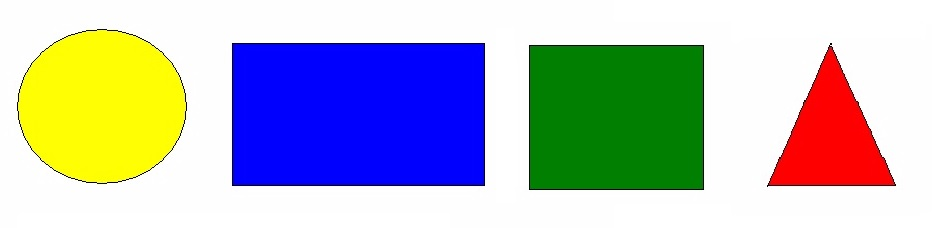
#> input picture FIGURAS1.jpg, 940 x 228 px, given in place of the camera
$ python formas_video.py
#> lines starting #> are read from the running program, lines starting #| are printed output that depends on the picture; after the words box and inside, x2 and y2 are one past the last pixel; in counts of white or black regions, pixels touching at a corner belong together
#> further down, image is the input picture: shape (228, 940, 3); mean B, G, R 188.6, 184.5, 180.4
import cv2

color = (201, 55, 100)
# Cargamos la figura
camara = cv2.VideoCapture(0)
camara.set(cv2.CAP_PROP_AUTO_EXPOSURE, 0)


# Cambiamos la escala de color a imagen en escala de grises
def procesar(image):
    original = image
    # Dibujo de los bordes detectando los cambios en los bordes
    # ((image,limiteMin, limiteMax)
    # image = cv2.cvtColor(image, cv2.COLOR_RGB2GRAY)
    # Aplicamos un filtro Gaussiano
    image = cv2.GaussianBlur(image, (51, 51), cv2.BORDER_DEFAULT)
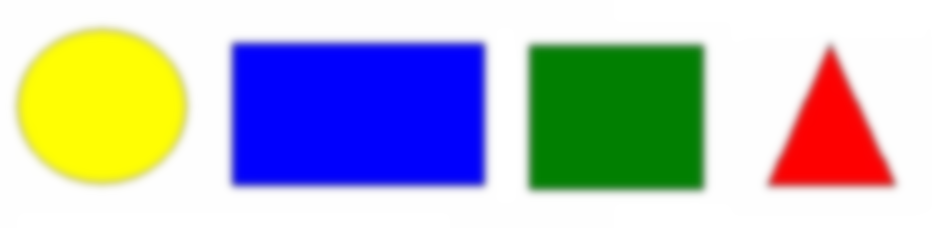
#> image: shape (228, 940, 3); mean of channels 0, 1, 2 188.6, 184.5, 180.4; drawn as B, G, R
    # image = cv2.medianBlur(image,5)
    image = cv2.bilateralFilter(image, 5, 5, 7)
    canny = cv2.Canny(image, 150, 200)
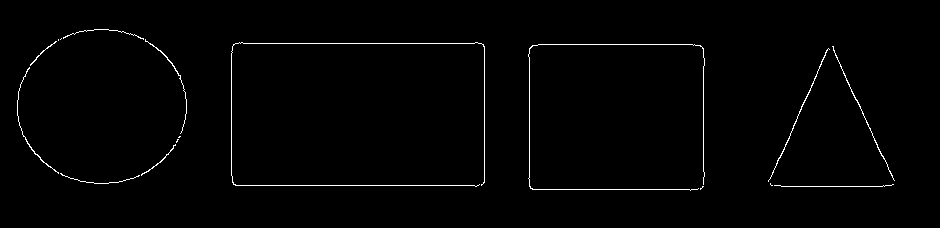
#> canny: shape (228, 940); 1.1% white in thin lines or dots, all inside (x1, y1, x2, y2) = (17, 29, 895, 191)
    # Suavizar los bordes dilantándolos
    canny = cv2.dilate(canny, None, iterations=3)
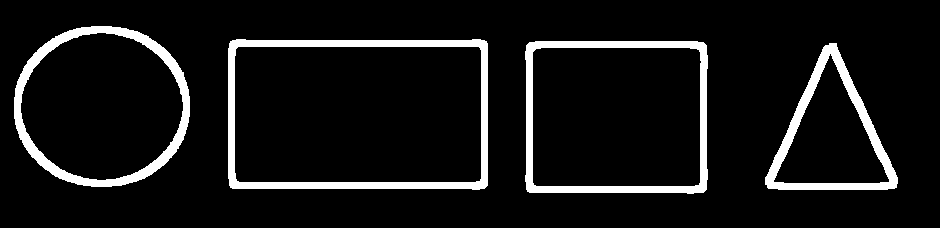
#> canny: shape (228, 940); 8.5% white; 4 white regions
    # Suavizar los bordes erosionándolos
    # canny = cv2.erode(canny, None, iterations=1)
    # Se detectan los contornos haciendo conteo de los lados usando el borde externo de la imagen
    # RETR_EXTERNAL, RETR_LIST, RETR_COMP y RETR_TREE
    cnts, _ = cv2.findContours(canny, cv2.RETR_EXTERNAL, cv2.CHAIN_APPROX_SIMPLE)  # OpenCV 4
#> cnts = 4 contours; box (x1, y1, x2, y2) and area: (228, 39, 488, 190) 38326, (525, 41, 708, 194) 27194, (14, 26, 190, 187) 22416, (765, 43, 898, 190) 10882
    # Aplicamos un for para detectar el número de lados de cada contorno
    for c in cnts:
        # Se calcula un porcentaje de error en la longitud de los arcos detectados en cada grupo de contornos
        # Calculando el error sobre el perímetro de la figura
        epsilon = 0.5 * cv2.arcLength(c, True)
        # Aproximación del contorno a un polígono de contorno cerrado
        approx = cv2.approxPolyDP(c, epsilon, True)
        # Se obtiene un rectángulo que encierra al contorno detectado
        x, y, w, h = cv2.boundingRect(approx)
        proporcion = float(w) / h
        if (w > 150 and h > 150) and (w < 600 and h < 600):
            # Comparación para el número de lados detectado
            if len(approx) == 4:
                print('Relación de aspecto= ', proporcion)
                if proporcion > 0.85 and proporcion < 1.25:
                    cv2.putText(original, 'Cuadrado', (x, y - 5), 1, 1, color, 1)
                    cv2.drawContours(original, [approx], 0, color, 2)
                else:
                    cv2.putText(original, 'Rectangulo', (x, y - 5), 1, 1, color, 1)
                    cv2.drawContours(original, [approx], 0, color, 2)
            # Para detección de círculos se realiza mediante la definición de un circulo
            # como un polígono de muchos lados
            if len(approx) > 6:
                cv2.putText(image, 'Circulo', (x, y - 5), 1, 1, color, 1)
                # cv2.drawContours(image, [approx], 0, color,2)
                cv2.drawContours(original, [approx], 0, color, 2)
            image = cv2.rectangle(original, (x, y), (x + w, y + h), (0, 0, 255), 2)
        else:
            image = original
        cv2.imshow('image', image)
#> this loop made 4 passes
#> (epsilon, x, y) on passes 1 to 4: (240.5, 829, 43), (329.3, 526, 45), (405, 230, 41), (282.3, 69, 30)


while (camara.isOpened()):
    ret, image = camara.read()
    procesar(image)
    if cv2.waitKey(10) & 0XFF == 27:
#> (key Esc is pressed here)
        break
cv2.destroyAllWindows()
